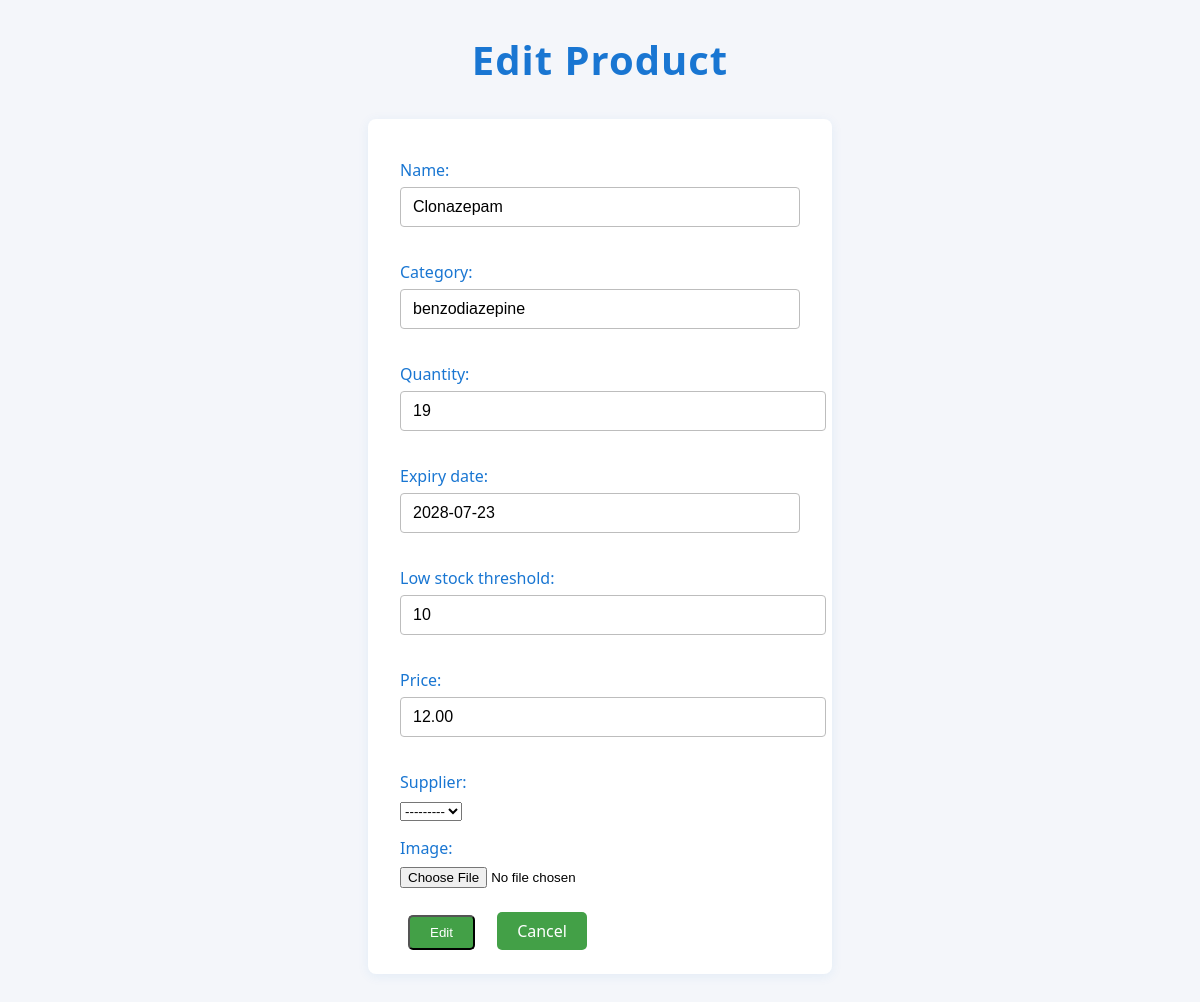
The page /edit/16/ (signed in) on the database its author committed.
### inventory/models.py (models this page shows, shortened)
class Product(models.Model):
    name = models.CharField(max_length=100)
    category = models.CharField(max_length=50)
    quantity = models.PositiveIntegerField()
    expiry_date = models.DateField()
    price = models.DecimalField(max_digits=10, decimal_places=2, default=0.00)
    low_stock_threshold = models.PositiveIntegerField(default=10)
    supplier = models.ForeignKey(Supplier, on_delete=models.SET_NULL, null=True, blank=True)
    image = models.ImageField(upload_to='products/', blank=True, null=True)
    barcode = models.ImageField(upload_to='barcodes/', blank=True)

### inventory/views.py (the view)
# urls.py: path('edit/<int:pk>/', views.product_update, name='product_edit'),
@admin_required
def product_update(request, pk):
    product = get_object_or_404(Product, pk=pk)
    if request.method == 'POST':
        form = ProductForm(request.POST, instance=product)
        if form.is_valid():
            form.save()
            return redirect('product_list')
    else:
        form = ProductForm(instance=product)
    return render(request, 'inventory/product_form.html', {'form': form, 'action': 'Edit'})

### inventory/forms.py
class ProductForm(forms.ModelForm):
    class Meta:
        model = Product
        fields = ['name', 'category', 'quantity', 'expiry_date', 'low_stock_threshold', 'price', 'supplier', 'image']

### inventory/views.py (called while the page is built)
def admin_required(view_func):
    decorated_view_func = login_required(user_passes_test(lambda u: u.is_staff)(view_func))
    return decorated_view_func

### inventory/templates/inventory/product_form.html (shortened to what this page needs)
<!DOCTYPE html>
{% load static %}
<html>
<head>
    <link rel="stylesheet" href="{% static 'styles.css' %}">
</head>
<body>
    <h1 class="main-title">{{ action }} Product</h1>
    <form method="post" enctype="multipart/form-data">
        {{ form.as_p }}
        <button type="submit" class="nav-btn">{{ action }}</button>
        <a href="{% url 'product_list' %}" class="nav-btn">Cancel</a>
    </form>
</body>
</html>

### static/styles.css (style rules this page uses)
body { font-family: 'Segoe UI', Arial, sans-serif; background: #f4f6fa; margin: 0; padding: 0; }
h1 { text-align: center; color: #333; margin-top: 30px; }
.main-title { text-align: center; color: #1976d2; margin-top: 32px; font-size: 2.5rem; letter-spacing: 1px; }
.nav-btn { display: inline-block; padding: 8px 20px; margin: 0 8px; border-radius: 5px; text-decoration: none; font-weight: 500; background: #43a047; color: #fff; transition: background 0.2s; }
form { max-width: 400px; margin: 32px auto; padding: 24px 32px; background: #fff; border-radius: 8px; box-shadow: 0 2px 12px rgba(25, 118, 210, 0.08); }
form label { display: block; margin-bottom: 6px; font-weight: 500; color: #1976d2; }
form input[type="text"], form input[type="number"], form input[type="date"] { width: 100%; padding: 10px 12px; margin-bottom: 18px; border: 1px solid #bdbdbd; border-radius: 4px; font-size: 1rem; transition: border 0.2s; }
form button.nav-btn { margin-right: 10px; margin-top: 8px; }
form a.nav-btn { margin-top: 8px; }
input[type="text"], input[type="password"] { width: 100%; box-sizing: border-box; padding: 10px 12px; margin-bottom: 16px; border-radius: 5px; border: 1px solid #b0bec5; font-size: 1rem; }

### rows shown on the page
Product: name "Clonazepam", category "benzodiazepine", quantity "19", expiry_date "2028-07-23", low_stock_threshold "10", price "12.00", supplier "---------"

### other values the page prints
{{ action }} "Edit"
